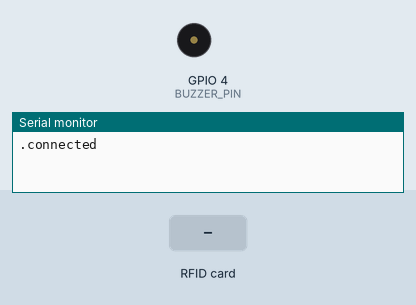
This program was run on a simulated ESP8266 (NodeMCU). On the bench: buzzer (waves = sounding, pin HIGH), the last lines printed to the serial monitor. Inputs (shaded band) come from the test bench. WiFi joins after 1.5 s; servers stay silent unless stated; no MQTT or app messages arrive unless stated.

Above: at 2.8 s.
2.9 s: RFID card 12 34 56 78 held to the reader
At 4.0 s:
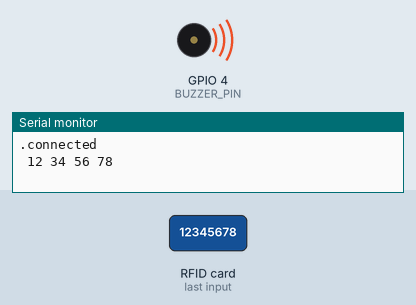
5.1 s: RFID card 5E 7A 19 C4 held to the reader
At 7.0 s:
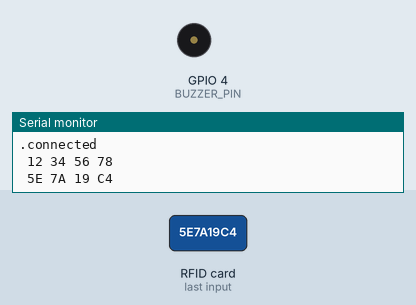
Timing chart, 0 to 8.5 s (numbered marks = the images above; inputs shaded):
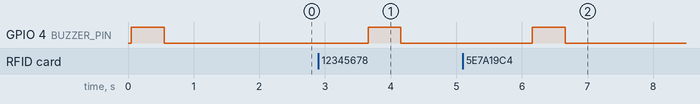

The program:

main.cpp
```cpp
#include <SPI.h>
#include <Arduino.h>
#include <MFRC522.h>
#include <ESP8266Wifi.h>
#include <PubSubClient.h>
#include <ArduinoJson.h>
const char *ssid = "Đạt đẹp trai";
const char *password = "12345678";
const char *mqtt_server = "driver.cloudmqtt.com";
const char *mqtt_username = "burlgbdf";
const char *mqtt_password = "0--UiYtSUWAZ";
WiFiClient espClient;
PubSubClient client(espClient);
// Constants
#define BUZZER_PIN 4
#define SS_PIN 15
#define RST_PIN 0
// Variables
byte nuidPICC[4] = {0, 0, 0, 0};
MFRC522::MIFARE_Key key;
MFRC522 rfid = MFRC522(SS_PIN, RST_PIN);

void printHex(byte *buffer, byte bufferSize);
void readRFID(void);
void buzzer_onoff(uint8_t time)
{
  for (uint8_t i = 0; i < time; i++)
  {
    digitalWrite(BUZZER_PIN, HIGH);
    delay(500);
    digitalWrite(BUZZER_PIN, LOW);
    delay(500);
  }
}


void setup()
{

  Serial.begin(9600);
  SPI.begin();
  rfid.PCD_Init();
  WiFi.mode(WIFI_STA);
  WiFi.begin(ssid, password);
  pinMode(BUZZER_PIN, OUTPUT);
  while (WiFi.status() != WL_CONNECTED)
  {
    buzzer_onoff(1);
    Serial.print(".");
    delay(500);
  }
  client.setServer(mqtt_server, 18675);
  client.connect("RedTeam12", mqtt_username, mqtt_password);
Serial.println("connected");
}
void loop()
{
  if(client.connected())
  {
    readRFID();
    delay(1000);
  }
  else
  {
    client.connect("RedTeam12", mqtt_username, mqtt_password);
  }
}
void readRFID(void)
{
  String payload = "";
  for (byte i = 0; i < 6; i++)
  {
    key.keyByte[i] = 0xFF;
  }
  if (!rfid.PICC_IsNewCardPresent())
    return;

  if (!rfid.PICC_ReadCardSerial())
    return;

  for (byte i = 0; i < 4; i++)
  {
    nuidPICC[i] = rfid.uid.uidByte[i];
    payload = payload + String(nuidPICC[i] < 0x10 ? "0" : "") + String(nuidPICC[i], HEX);

    payload = payload + " ";
  }
  payload.toUpperCase();

  printHex(rfid.uid.uidByte, rfid.uid.size);
  if (client.publish("RedTeam", payload.c_str(), true))
  {
    buzzer_onoff(1);
    delay(500);
  }
  else
  {
    buzzer_onoff(3);
  }
  rfid.PICC_HaltA();
  rfid.PCD_StopCrypto1();
}

void printHex(byte *buffer, byte bufferSize)
{
  for (byte i = 0; i < bufferSize; i++)
  {
    Serial.print(buffer[i] < 0x10 ? " 0" : " ");
    Serial.print(buffer[i], HEX);
  }
  Serial.println();
}
```

Measured:
- after the input at 2.9 s, GPIO 4 (BUZZER_PIN): LOW → HIGH after 0.76 s, → LOW 0.50 s later
- after the input at 5.1 s, GPIO 4 (BUZZER_PIN): LOW → HIGH after 1.1 s, → LOW 0.50 s later
